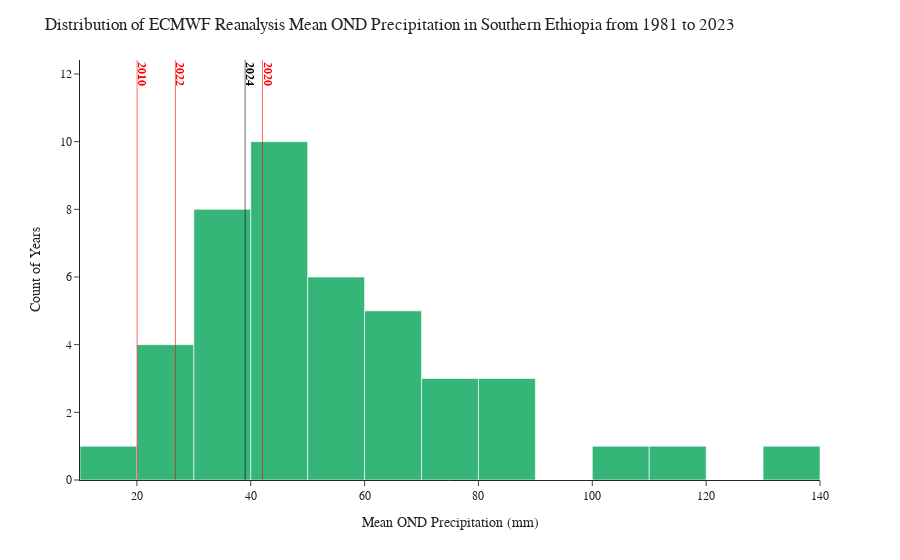

Source (notebook cell):
### Code cell
fig = px.histogram(df_era5, x="mean_ond_precip", nbins=20, template="simple_white")
fig.update_layout(
    yaxis=dict(title="Count of Years"),
    xaxis=dict(title="Mean OND Precipitation (mm)"),
    title=dict(
        text="Distribution of ECMWF Reanalysis Mean OND Precipitation in Southern Ethiopia from 1981 to 2023",
    ),
    font=dict(family="Arial"),
)

fig.update_traces(marker_color="#35B678")

for year in [2010, 2020, 2022]:
    precip = df_era5.loc[df_era5["year"] == year, "mean_ond_precip"].values[0]
    # TODO: For some reason vline isn't working, so slightly hacking with vrect
    fig.add_vrect(x0=(precip - 0.05), x1=(precip + 0.05), opacity=1, fillcolor="red")
    fig.add_annotation(
        text=f"<b>{year}</b>",
        x=(precip + 0.9),
        y=12,
        showarrow=False,
        textangle=90,
        font=dict(color="red"),
    )

fig.add_vrect(
    x0=(precip_2024 - 0.05), x1=(precip_2024 + 0.05), opacity=1, fillcolor="black"
)
fig.add_annotation(
    text=f"<b>2024</b>",
    x=(precip_2024 + 0.9),
    y=12,
    showarrow=False,
    textangle=90,
    font=dict(color="black"),
)

### Figure 1 — Plotly figure (JSON) as saved in the notebook; plotly's stock layout.template omitted (floating-point values rounded to 4 significant figures)
{"data": [{"alignmentgroup": "True", "bingroup": "x", "hovertemplate": "mean_ond_precip=%{x}<br>count=%{y}<extra></extra>", "legendgroup": "", "marker": {"color": "#35B678", "pattern": {"shape": ""}}, "name": "", "nbinsx": 20, "offsetgroup": "", "orientation": "v", "showlegend": false, "type": "histogram", "x": [44.93, 74.98, 49.49, 34.56, 39.66, 39.14, 47.71, 45.61, 53.27, 49.35, 28.52, 53.88, 32.99, 72.9, 56.77, 39.43, 130.5, 28.0, 35.99, 53.53, 49.7, 69.55, 47.83, 71.99, 40.5, 89.12, 36.19, 62.06, 50.43, 20.03, 81.52, 60.63, 69.58, 66.18, 82.38, 33.9, 55.32, 48.86, 106.9, 42.07, 16.37, 26.73, 112.1], "xaxis": "x", "yaxis": "y"}], "layout": {"annotations": [{"font": {"color": "red"}, "showarrow": false, "text": "<b>2010</b>", "textangle": 90, "x": 20.93, "y": 12}, {"font": {"color": "red"}, "showarrow": false, "text": "<b>2020</b>", "textangle": 90, "x": 42.97, "y": 12}, {"font": {"color": "red"}, "showarrow": false, "text": "<b>2022</b>", "textangle": 90, "x": 27.63, "y": 12}, {"font": {"color": "black"}, "showarrow": false, "text": "<b>2024</b>", "textangle": 90, "x": 39.9, "y": 12}], "barmode": "relative", "font": {"family": "Arial"}, "legend": {"tracegroupgap": 0}, "margin": {"t": 60}, "shapes": [{"fillcolor": "red", "opacity": 1, "type": "rect", "x0": 19.98, "x1": 20.08, "xref": "x", "y0": 0, "y1": 1, "yref": "y domain"}, {"fillcolor": "red", "opacity": 1, "type": "rect", "x0": 42.02, "x1": 42.12, "xref": "x", "y0": 0, "y1": 1, "yref": "y domain"}, {"fillcolor": "red", "opacity": 1, "type": "rect", "x0": 26.68, "x1": 26.78, "xref": "x", "y0": 0, "y1": 1, "yref": "y domain"}, {"fillcolor": "black", "opacity": 1, "type": "rect", "x0": 38.95, "x1": 39.05, "xref": "x", "y0": 0, "y1": 1, "yref": "y domain"}], "title": {"text": "Distribution of ECMWF Reanalysis Mean OND Precipitation in Southern Ethiopia from 1981 to 2023"}, "xaxis": {"anchor": "y", "domain": [0, 1], "title": {"text": "Mean OND Precipitation (mm)"}}, "yaxis": {"anchor": "x", "domain": [0, 1], "title": {"text": "Count of Years"}}}}
